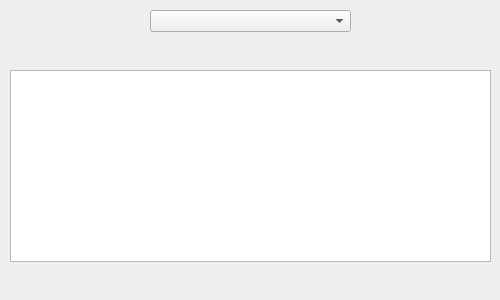
<?xml version="1.0" encoding="UTF-8"?>
<ui version="4.0">
 <class>zawartosc_sk</class>
 <widget class="QDialog" name="zawartosc_sk">
  <property name="geometry">
   <rect>
    <x>0</x>
    <y>0</y>
    <width>500</width>
    <height>300</height>
   </rect>
  </property>
  <property name="windowTitle">
   <string>Dialog</string>
  </property>
  <widget class="QComboBox" name="comboBox">
   <property name="geometry">
    <rect>
     <x>150</x>
     <y>10</y>
     <width>201</width>
     <height>22</height>
    </rect>
   </property>
  </widget>
  <widget class="QTableView" name="zawartosc">
   <property name="geometry">
    <rect>
     <x>10</x>
     <y>70</y>
     <width>481</width>
     <height>192</height>
    </rect>
   </property>
  </widget>
 </widget>
 <resources/>
 <connections/>
</ui>
